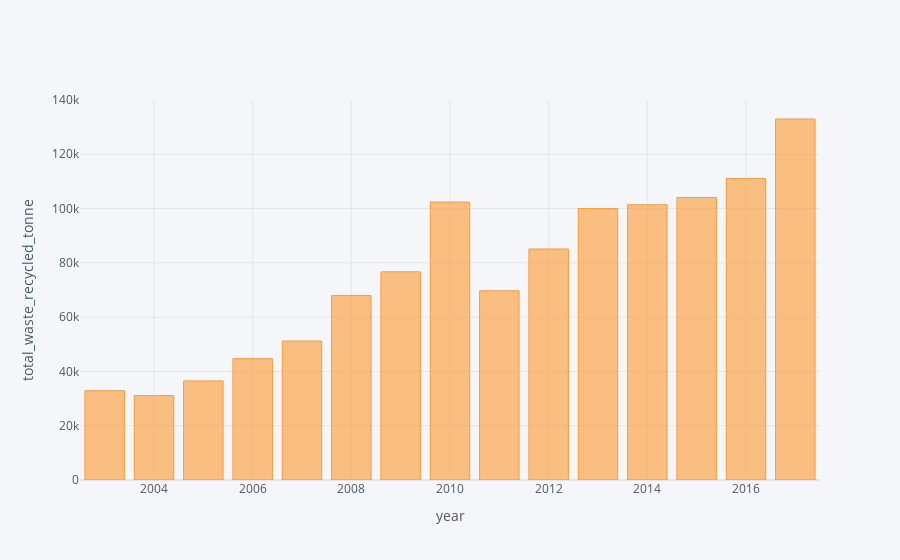

This figure's notebook cell:
### Code cell
food_waste.iplot(x = 'year', y = 'total_waste_recycled_tonne', kind= 'bar', xTitle = 'year' , yTitle= 'total_waste_recycled_tonne')

### Figure 1 — Plotly figure (JSON) as saved in the notebook; plotly's stock layout.template omitted (floating-point values rounded to 4 significant figures)
{"data": [{"marker": {"color": "rgba(255, 153, 51, 0.6)", "line": {"color": "rgba(255, 153, 51, 1.0)", "width": 1}}, "name": "total_waste_recycled_tonne", "orientation": "v", "text": "", "type": "bar", "x": [2013, 2012, 2011, 2010, 2009, 2008, 2007, 2006, 2005, 2004, 2003, 2016, 2015, 2014, 2017], "y": [100000, 85100, 69700, 102400, 76700, 68000, 51200, 44700, 36500, 31100, 32900, 111100, 104100, 101400, 133000]}], "layout": {"legend": {"bgcolor": "#F5F6F9", "font": {"color": "#4D5663"}}, "paper_bgcolor": "#F5F6F9", "plot_bgcolor": "#F5F6F9", "title": {"font": {"color": "#4D5663"}}, "xaxis": {"gridcolor": "#E1E5ED", "showgrid": true, "tickfont": {"color": "#4D5663"}, "title": {"font": {"color": "#4D5663"}, "text": "year"}, "zerolinecolor": "#E1E5ED"}, "yaxis": {"gridcolor": "#E1E5ED", "showgrid": true, "tickfont": {"color": "#4D5663"}, "title": {"font": {"color": "#4D5663"}, "text": "total_waste_recycled_tonne"}, "zerolinecolor": "#E1E5ED"}}}
